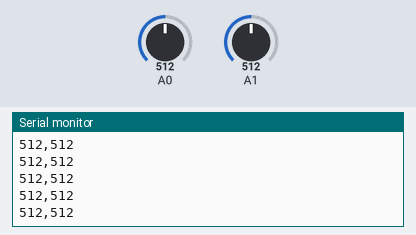
The sketch below on a simulated Arduino Uno, built with avr-gcc and run on an emulated ATmega328P. Parts: the last lines printed to the serial monitor. The inputs (shaded band) are chosen by the test bench; at power-on: A0 = 512, A1 = 512.

Above: at 1.2 s.
1.3 s: A0 set to 716
At 1.31 s:
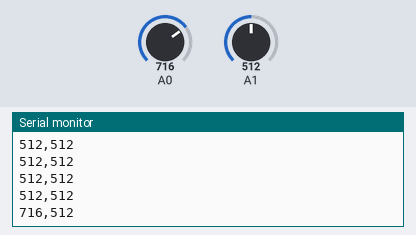
2.8 s: A1 set to 716
At 2.82 s:
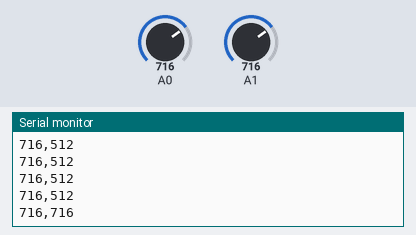
4.3 s: A0 set to 900
At 4.33 s:
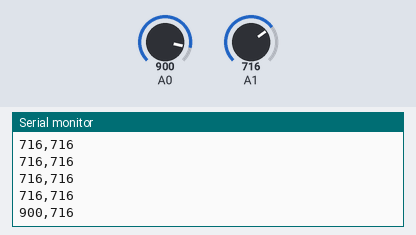
5.8 s: A1 set to 900
At 5.84 s:
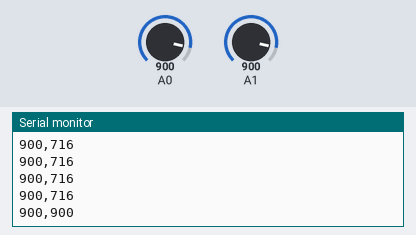
Timing chart, 0 to 8.3 s (numbered marks = the images above; inputs shaded):
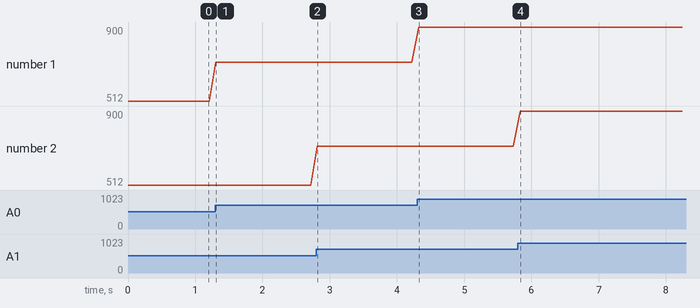

The sketch:

SparkFun5DOFSensor.ino
```cpp
int x, y;  // X and Y in-plane sensing

void setup () {

  Serial.begin ( 9600 );      // sets the serial port to 9600

}


void loop () {

  x = analogRead(0);       // read analog input pin 0
  y = analogRead(1);       // read analog input pin 1

  Serial.print(x, DEC);    // print the rotational rate in the X axis
  Serial.print(",");       // prints a space between the numbers
  Serial.println(y, DEC);  // print the rotational rate in the Y axis

  delay(100);              // wait 100ms for next reading

}
```

Measured:
- after the input at 1.3 s, the serial monitor: prints a new line at once (image 1)
- after the input at 2.8 s, the serial monitor: prints a new line at once (image 2)
- after the input at 4.3 s, the serial monitor: prints a new line at once (image 3)
- after the input at 5.8 s, the serial monitor: prints a new line at once (image 4)
- plotted number 1: 512 → 716 after the input at 1.3 s, 716 → 900 after the input at 4.3 s
